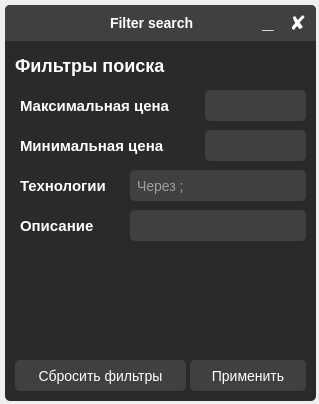
<?xml version="1.0" encoding="UTF-8"?>
<ui version="4.0">
 <class>filter_search</class>
 <widget class="QDialog" name="filter_search">
  <property name="geometry">
   <rect>
    <x>0</x>
    <y>0</y>
    <width>319</width>
    <height>404</height>
   </rect>
  </property>
  <property name="minimumSize">
   <size>
    <width>308</width>
    <height>355</height>
   </size>
  </property>
  <property name="maximumSize">
   <size>
    <width>16777215</width>
    <height>3213213</height>
   </size>
  </property>
  <property name="windowTitle">
   <string>Filter search</string>
  </property>
  <property name="styleSheet">
   <string notr="true"/>
  </property>
  <widget class="QFrame" name="frame">
   <property name="geometry">
    <rect>
     <x>5</x>
     <y>5</y>
     <width>311</width>
     <height>396</height>
    </rect>
   </property>
   <property name="minimumSize">
    <size>
     <width>311</width>
     <height>396</height>
    </size>
   </property>
   <property name="maximumSize">
    <size>
     <width>311</width>
     <height>396</height>
    </size>
   </property>
   <property name="styleSheet">
    <string notr="true">border: none;
border-radius: 5px;
background-color: #2a2a2a;
color: white;</string>
   </property>
   <property name="frameShape">
    <enum>QFrame::StyledPanel</enum>
   </property>
   <property name="frameShadow">
    <enum>QFrame::Raised</enum>
   </property>
   <widget class="QLabel" name="label_12">
    <property name="geometry">
     <rect>
      <x>10</x>
      <y>375</y>
      <width>186</width>
      <height>21</height>
     </rect>
    </property>
    <property name="text">
     <string/>
    </property>
   </widget>
   <widget class="QFrame" name="frame_3">
    <property name="geometry">
     <rect>
      <x>0</x>
      <y>0</y>
      <width>311</width>
      <height>36</height>
     </rect>
    </property>
    <property name="styleSheet">
     <string notr="true">QFrame{
	border-bottom-left-radius: 0px;
	border-bottom-right-radius: 0px;
	background-color: #404040;
}</string>
    </property>
    <property name="frameShape">
     <enum>QFrame::StyledPanel</enum>
    </property>
    <property name="frameShadow">
     <enum>QFrame::Raised</enum>
    </property>
    <widget class="QPushButton" name="pushButton_8">
     <property name="geometry">
      <rect>
       <x>280</x>
       <y>5</y>
       <width>26</width>
       <height>26</height>
      </rect>
     </property>
     <property name="font">
      <font>
       <pointsize>-1</pointsize>
       <weight>75</weight>
       <bold>true</bold>
      </font>
     </property>
     <property name="styleSheet">
      <string notr="true">QPushButton {
	font-size: 20px;
	height: 28px;
	color: white;
	background-color: #404040;
	border-radius: 5px;
}
QPushButton::hover {
	background-color: #ffb0be;
	color: black;
}</string>
     </property>
     <property name="text">
      <string>✘</string>
     </property>
    </widget>
    <widget class="QPushButton" name="pushButton_9">
     <property name="geometry">
      <rect>
       <x>250</x>
       <y>5</y>
       <width>26</width>
       <height>26</height>
      </rect>
     </property>
     <property name="font">
      <font>
       <pointsize>-1</pointsize>
       <weight>75</weight>
       <bold>true</bold>
      </font>
     </property>
     <property name="styleSheet">
      <string notr="true">QPushButton {
	padding-bottom: 4px;
	font-size: 20px;
	color: white;
	background-color: #404040;
	border-radius: 5px;
}
QPushButton::hover {
	background-color: #2a2a2a;
}</string>
     </property>
     <property name="text">
      <string>_</string>
     </property>
    </widget>
    <widget class="QLabel" name="label_13">
     <property name="geometry">
      <rect>
       <x>105</x>
       <y>10</y>
       <width>106</width>
       <height>16</height>
      </rect>
     </property>
     <property name="font">
      <font>
       <pointsize>-1</pointsize>
       <weight>75</weight>
       <bold>true</bold>
      </font>
     </property>
     <property name="styleSheet">
      <string notr="true">font-size: 14px;
color: white;</string>
     </property>
     <property name="text">
      <string>Filter search</string>
     </property>
    </widget>
   </widget>
   <widget class="QLabel" name="label_7">
    <property name="geometry">
     <rect>
      <x>15</x>
      <y>210</y>
      <width>91</width>
      <height>21</height>
     </rect>
    </property>
    <property name="font">
     <font>
      <pointsize>-1</pointsize>
      <weight>75</weight>
      <bold>true</bold>
     </font>
    </property>
    <property name="styleSheet">
     <string notr="true">font-size: 15px;
color: white;</string>
    </property>
    <property name="text">
     <string>Описание</string>
    </property>
   </widget>
   <widget class="QLabel" name="label_4">
    <property name="geometry">
     <rect>
      <x>15</x>
      <y>90</y>
      <width>181</width>
      <height>21</height>
     </rect>
    </property>
    <property name="font">
     <font>
      <pointsize>-1</pointsize>
      <weight>75</weight>
      <bold>true</bold>
     </font>
    </property>
    <property name="styleSheet">
     <string notr="true">font-size: 15px;
color: white;</string>
    </property>
    <property name="text">
     <string>Максимальная цена</string>
    </property>
   </widget>
   <widget class="QLabel" name="label_5">
    <property name="geometry">
     <rect>
      <x>15</x>
      <y>130</y>
      <width>171</width>
      <height>21</height>
     </rect>
    </property>
    <property name="font">
     <font>
      <pointsize>-1</pointsize>
      <weight>75</weight>
      <bold>true</bold>
     </font>
    </property>
    <property name="styleSheet">
     <string notr="true">font-size: 15px;
color: white;</string>
    </property>
    <property name="text">
     <string>Минимальная цена</string>
    </property>
   </widget>
   <widget class="QLineEdit" name="lineEdit_4">
    <property name="geometry">
     <rect>
      <x>125</x>
      <y>205</y>
      <width>176</width>
      <height>31</height>
     </rect>
    </property>
    <property name="styleSheet">
     <string notr="true">padding: 2px 5px;
font-size: 14px;
height: 28px;
color: white;
background-color: #404040;
border-radius: 5px;</string>
    </property>
    <property name="placeholderText">
     <string/>
    </property>
   </widget>
   <widget class="QLabel" name="label">
    <property name="geometry">
     <rect>
      <x>10</x>
      <y>50</y>
      <width>196</width>
      <height>21</height>
     </rect>
    </property>
    <property name="font">
     <font>
      <pointsize>-1</pointsize>
      <weight>75</weight>
      <bold>true</bold>
     </font>
    </property>
    <property name="styleSheet">
     <string notr="true">font-size: 18px;
color: white;</string>
    </property>
    <property name="text">
     <string>Фильтры поиска</string>
    </property>
   </widget>
   <widget class="QLabel" name="label_6">
    <property name="geometry">
     <rect>
      <x>15</x>
      <y>170</y>
      <width>106</width>
      <height>21</height>
     </rect>
    </property>
    <property name="font">
     <font>
      <pointsize>-1</pointsize>
      <weight>75</weight>
      <bold>true</bold>
     </font>
    </property>
    <property name="styleSheet">
     <string notr="true">font-size: 15px;
color: white;</string>
    </property>
    <property name="text">
     <string>Технологии</string>
    </property>
   </widget>
   <widget class="QLineEdit" name="lineEdit_2">
    <property name="geometry">
     <rect>
      <x>200</x>
      <y>125</y>
      <width>101</width>
      <height>31</height>
     </rect>
    </property>
    <property name="styleSheet">
     <string notr="true">padding: 2px 5px;
font-size: 14px;
height: 28px;
color: white;
background-color: #404040;
border-radius: 5px;</string>
    </property>
   </widget>
   <widget class="QLineEdit" name="lineEdit">
    <property name="geometry">
     <rect>
      <x>200</x>
      <y>85</y>
      <width>101</width>
      <height>31</height>
     </rect>
    </property>
    <property name="styleSheet">
     <string notr="true">padding: 2px 5px;
font-size: 14px;
height: 28px;
color: white;
background-color: #404040;
border-radius: 5px;</string>
    </property>
   </widget>
   <widget class="QPushButton" name="pushButton">
    <property name="geometry">
     <rect>
      <x>185</x>
      <y>355</y>
      <width>116</width>
      <height>31</height>
     </rect>
    </property>
    <property name="styleSheet">
     <string notr="true">QPushButton {
	padding: 2px;
	font-size: 14px;
	height: 28px;
	color: white;
	background-color: #404040;
	border-radius: 5px;
}
QPushButton::hover {
	background-color: #949494;
}</string>
    </property>
    <property name="text">
     <string>Применить</string>
    </property>
   </widget>
   <widget class="QLineEdit" name="lineEdit_3">
    <property name="geometry">
     <rect>
      <x>125</x>
      <y>165</y>
      <width>176</width>
      <height>31</height>
     </rect>
    </property>
    <property name="styleSheet">
     <string notr="true">padding: 2px 5px;
font-size: 14px;
height: 28px;
color: white;
background-color: #404040;
border-radius: 5px;</string>
    </property>
    <property name="placeholderText">
     <string>Через ;</string>
    </property>
   </widget>
   <widget class="QLabel" name="label_3">
    <property name="geometry">
     <rect>
      <x>15</x>
      <y>325</y>
      <width>281</width>
      <height>21</height>
     </rect>
    </property>
    <property name="font">
     <font>
      <pointsize>-1</pointsize>
      <weight>50</weight>
      <italic>false</italic>
      <bold>false</bold>
      <underline>false</underline>
      <strikeout>false</strikeout>
      <kerning>true</kerning>
     </font>
    </property>
    <property name="styleSheet">
     <string notr="true">font-size: 14px;</string>
    </property>
    <property name="text">
     <string/>
    </property>
    <property name="alignment">
     <set>Qt::AlignCenter</set>
    </property>
   </widget>
   <widget class="QPushButton" name="pushButton_2">
    <property name="geometry">
     <rect>
      <x>10</x>
      <y>355</y>
      <width>171</width>
      <height>31</height>
     </rect>
    </property>
    <property name="styleSheet">
     <string notr="true">QPushButton {
	padding: 2px;
	font-size: 14px;
	height: 28px;
	color: white;
	background-color: #404040;
	border-radius: 5px;
}
QPushButton::hover {
	background-color: #949494;
}</string>
    </property>
    <property name="text">
     <string>Сбросить фильтры</string>
    </property>
   </widget>
  </widget>
 </widget>
 <resources/>
 <connections/>
</ui>
